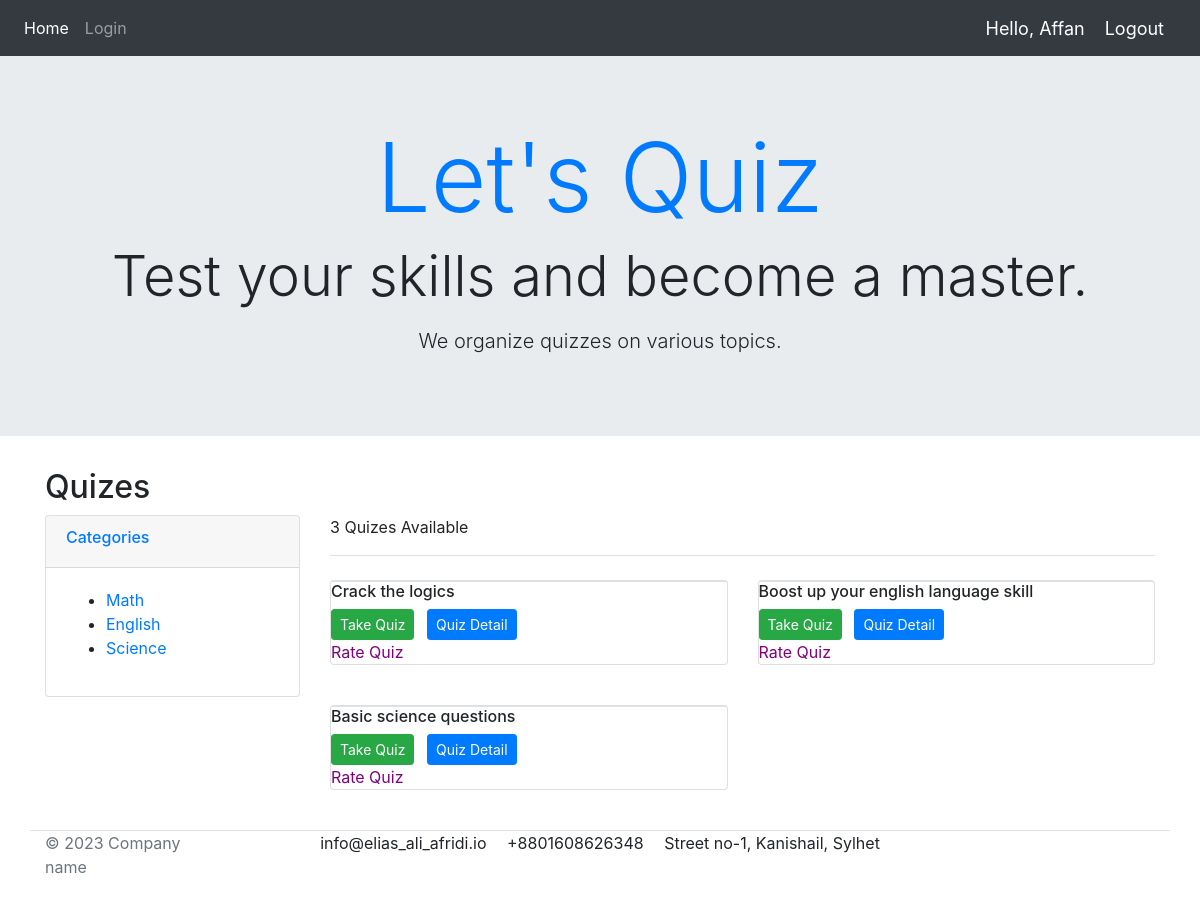
/ (signed in), run on the app's committed database.
### Quiz/models.py (models this page shows, shortened)
class Quiz(models.Model):
    title=models.CharField(max_length=100,unique=True)
    description=models.CharField(max_length=300,blank=True)
    category=models.CharField(max_length=100,unique=True)

### Quiz/views.py (the view)
# urls.py: path('',home,name='home'),
def home(request,name=None):
    if name:
        quizes=Quiz.objects.filter(category=name)
    else:
        quizes=Quiz.objects.all()
    categories=Quiz.objects.all()
    context={'quizes':quizes,'categories':categories}
    return render(request,'Quiz/home.html',context)

### Quiz/templates/Quiz/home.html (shortened to what this page needs)
{% extends "base.html" %}
{% block content %}
<section id="section-jumbotron" class="jumbotron jumbotron-fluid d-flex justify-content-center align-items-center">
	<div class="container text-center">
	  <h1 class="display-1 text-primary">Let's Quiz</h1>
	  <p class="display-4 d-none d-sm-block">Test your skills and become a master.</p>
	  <p class="lead">We organize quizzes on various topics.</p>
	</div>
  </section>
{% if request.user.is_active %}
<section class="section-pagetop bg">
	<div class="container">
		<h2 class="title-page">Quizes</h2>
	</div>
	</section>
	<section class="section-content padding-y">
	<div class="container">
	<div class="row">
		<aside class="col-md-3">
	<div class="card">
		<article class="filter-group">
			<header class="card-header">
				<a href="#" data-toggle="collapse" data-target="#collapse_1" aria-expanded="true" class="">
					<h6 class="title">Categories</h6>
				</a>
			</header>
			<div class="filter-content collapse show" id="collapse_1" style="">
				<div class="card-body">
					<ul class="list-menu">
						{% for i in categories %}
							<li><a href="{% url 'quiz_by_category' i.category %}">{{i.category}} </a></li>
						{% endfor %}
					</ul>
				</div>
			</div>
		</article>
	</div>
		</aside>
		<main class="col-md-9">
	<header class="border-bottom mb-4 pb-3">
			<div class="form-inline">
				<span class="mr-md-auto">{{quizes|length}} Quizes Available</span>
			</div>
	</header>
	<div class="row">
		{% for item in quizes %}
		<div class="col-md-6 mb-4">
			<figure class="card card-product-grid">
				<figcaption class="info-wrap border-top">
					<div class="fix-height">
						<h6 class="title">{{ item.title }}</h6>
					</div>
					<div class="action-wrap">
						<a href="{% url 'selectedQuiz' item.id %}" class="btn btn-success btn-sm">Take Quiz</a>
						<a href="{% url 'quizDetail' item.id %}" class="btn btn-primary btn-sm ml-2">Quiz Detail</a>
					</div>
				</figcaption>
				<a href="{% url 'rateQuiz' item.id %}" style="color: purple;">Rate Quiz</a>
			</figure>
		</div>
		{% endfor %}
	</div>
	</section>
{% endif %}
<footer class="section-footer-bottom"  color: #fff; padding: 10px; text-align: center;">
	<div class="container">
		<section class="footer-bottom border-top row">
			<div class="col-md-2">
				<p class="text-muted">&copy; 2023 Company name</p>
			</div>
			<div class="col-md-8 text-md-center">
				<span class="px-2">info@elias_ali_afridi.io</span>
				<span class="px-2">+8801608626348</span>
				<span class="px-2">Street no-1, Kanishail, Sylhet</span>
			</div>
		</section>
	</div>
</footer>
{% endblock content %}

### templates/base.html (shortened to what this page needs)
{% load static %}
<html>
    <head>
        <link rel="stylesheet" href="https://stackpath.bootstrapcdn.com/bootstrap/4.5.0/css/bootstrap.min.css">
    </head>
    <body>
<nav class="navbar navbar-expand-lg navbar-dark bg-dark">
  <div class="collapse navbar-collapse" id="navbarNav">
    <ul class="navbar-nav">
      <li class="nav-item active">
        <a class="nav-link" href="{% url 'home'%}">Home</a>
      </li>
      <li class="nav-item">
        <a class="nav-link" href="{% url 'login'%}">Login</a>
      </li>
    </ul>
  </div>
  <span class="greet">Hello, {{request.user}}</span>
  {% if request.user.is_authenticated %}
  <span ><a  class="greet" href="{%url 'logout'%}">Logout</a></span>
  {% endif %}
</nav>
        {% block content %}
        {% endblock %}
        <br>
  </body>
</html>

### templates/base.html (style rules this page uses)
.greet { font-size: 18px; color: #fff; margin-right: 20px; }

### data on the page
Quiz: category "Math", title "Crack the logics"
Quiz: category "English", title "Boost up your english language skill"
Quiz: category "Science", title "Basic science questions"

### other printed values
{{ request.user }} "Affan"
{{ quizes|length }} "3"
